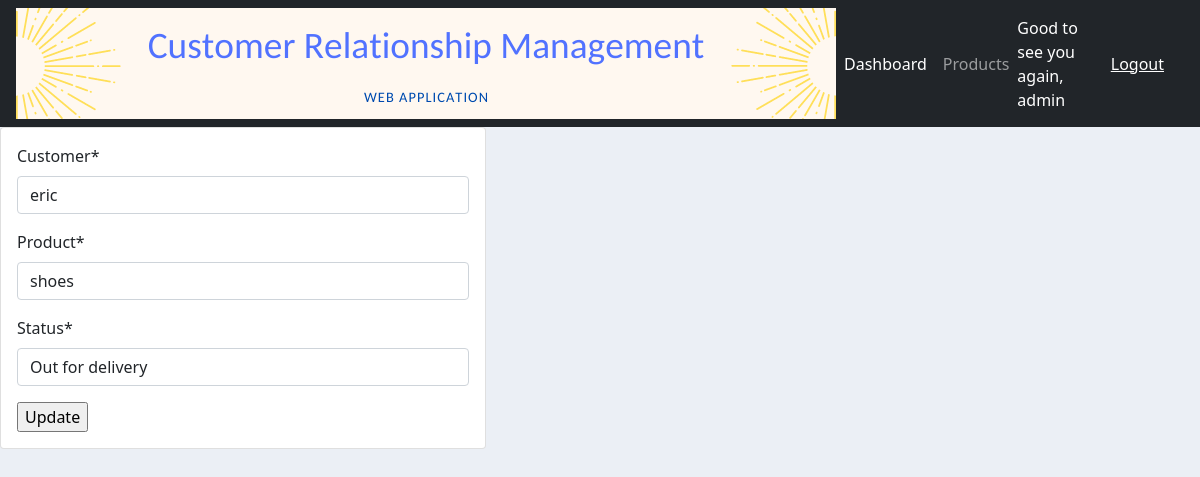
/update_order/10/ (signed in), run on the app's committed database.
### accounts/models.py (models this page shows, shortened)
class Order(models.Model):
    STATUS = (
        ('Pending', 'Pending'),
        ('Out for delivery', 'Out for delivery'),
        ('Delivered', 'Delivered'),
    )
    customer = models.ForeignKey(Customer, null=True, on_delete=models.SET_NULL)
    product = models.ForeignKey(Product, null=True, on_delete=models.SET_NULL)
    status = models.CharField(max_length=100, null=True, choices=STATUS)
    Date_created = models.DateTimeField(auto_now_add=True, null=True)

### accounts/decorators.py (the view)
        def wrapper(request, *args, **kwargs):
            group = None
            if request.user.groups.exists():
                group = request.user.groups.all()[0].name
            if group in allowed:
                return View_function(request, *args, **kwargs)
            else:
                return HttpResponse('You are not authorized to view this page')

### accounts/forms.py
class AddOrderForm(forms.ModelForm):
    class Meta:
        model = Order
        fields = ('customer', 'product', 'status')

### accounts/models.py (called while the page is built)
    def __str__(self):
        return self.name or self.user.username

    def __str__(self):
        return self.name

### accounts/views.py (called while the page is built)
@login_required(login_url='login')
@allowed_users(allowed=['admin'])
def UpdateOrder(request, pk):
    order = Order.objects.get(id=pk)
    form = AddOrderForm(instance=order)
    if request.method == 'POST':
        form = AddOrderForm(request.POST, instance=order)
        if form.is_valid():
            form.save()
            return redirect('home')
    context = {
        'form' : form,
    }
    return render(request, 'accounts/order.html', context)

### accounts/templates/accounts/order.html (shortened to what this page needs)
{% extends 'accounts/acc_base.html' %}
{% load static %}
{% load crispy_forms_tags %}
{% block content %}
<div class="row">
    <div class="col col-md-5">
        <div class="card card-body">
            <form action="" method="POST">
                {{form|crispy}}
                <input type="submit" name="submit" value="Update">
            </form>
        </div>
    </div>
</div>
{% endblock %}

### accounts/templates/accounts/navbar.html (shortened to what this page needs)
{% load static %}
<nav class="navbar navbar-expand-lg navbar-dark bg-dark">
  <img src="{% static '/images/logo.png' %}">
  <div class="collapse navbar-collapse" id="navbarNav">
    <ul class="navbar-nav">
      {% if request.user.is_authenticated %}
      <li class="nav-item active">
        <a class="nav-link" href="{% url 'home' %}">Dashboard <span class="sr-only">(current)</span></a>
      </li>
      {% if request.user.is_staff %}
      <li class="nav-item">
        <a class="nav-link" href="{% url 'products' %}">Products</a>
      </li>
      {% else %}
      <li class="nav-item">
        <a class="nav-link" href="{% url 'settings' %}">Settings</a>
      </li>
      {% endif %}
      {% endif %}
    </ul>
  </div>
  {% if request.user.is_authenticated %}
  <span class="msg">Good to see you again, {{request.user}} </span>
  <span> <a class="msg" href="{% url 'logout' %}">Logout</a> </span>
  {% endif %}
</nav>

### static/css/acc_base.css (style rules this page uses)
body { background-color: #ebeff5; }

### accounts/templates/accounts/navbar.html (style rules this page uses)
.msg { font-size: 16px; color: #fff; margin-right: 20px; }

### data on the page
Order: customer "eric", product "shoes", status "Out for delivery"

### other printed values
{{ request.user }} "admin"
